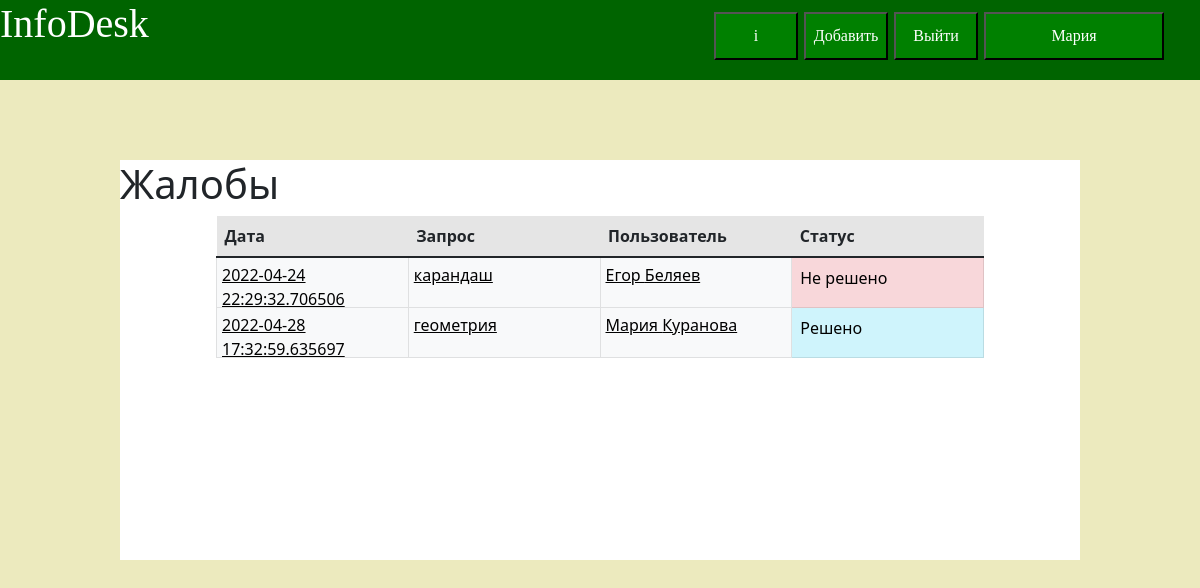
Screenshot of /complaints (signed in) with the database file from the repository.
### data/users.py (models this page shows, shortened)
class User(SqlAlchemyBase, UserMixin, SerializerMixin):
    __tablename__ = 'users'
    id = sqlalchemy.Column(sqlalchemy.Integer,
                           primary_key=True, autoincrement=True)
    surname = sqlalchemy.Column(sqlalchemy.String, nullable=False)
    name = sqlalchemy.Column(sqlalchemy.String, nullable=False)
    points = sqlalchemy.Column(sqlalchemy.Integer, default=0)
    email = sqlalchemy.Column(sqlalchemy.String, unique=True, nullable=False, index=True)
    __hashed_password = sqlalchemy.Column(sqlalchemy.String, nullable=False)
    modified_date = sqlalchemy.Column(sqlalchemy.DateTime,
                                      default=datetime.datetime.now)
    type_of_user = sqlalchemy.Column(sqlalchemy.Integer, default=0)
    information = orm.relation("Information", back_populates='user')
    comments = orm.relation("Comment", back_populates='user')
    queries = orm.relation('OldQueries', back_populates='user')
    tokens = orm.relation('APIToken', back_populates='user')

### data/complaints.py (models this page shows, shortened)
class Complaints(SqlAlchemyBase):
    __tablename__ = 'complaints'
    id = sqlalchemy.Column(sqlalchemy.Integer, primary_key=True, autoincrement=True)
    information_id = sqlalchemy.Column(sqlalchemy.Integer, sqlalchemy.ForeignKey('information.id'), nullable=False)
    user_id = sqlalchemy.Column(sqlalchemy.Integer, sqlalchemy.ForeignKey('users.id'), nullable=False)
    modified_date = sqlalchemy.Column(sqlalchemy.DateTime,
                                      default=datetime.datetime.now)
    text = sqlalchemy.Column(sqlalchemy.String, nullable=False)
    is_reading = sqlalchemy.Column(sqlalchemy.Boolean, default=False)
    information = orm.relation('Information')
    user = orm.relation('User')
    def get_complaints_text(self):
        return self.text
    def get_complaints_information(self):
        return {
            'text': self.get_complaints_text(),
            'user_name': self.user.name,
            'user_surname': self.user.surname,
            'modified_date': self.modified_date,
            'is_reading': self.is_reading,
            'main_word': self.information.get_main_word(),
            'id': self.id
            }

### data/words.py (models this page shows, shortened)
class Word(SqlAlchemyBase):
    __tablename__ = 'words'
    id = sqlalchemy.Column(sqlalchemy.Integer, primary_key=True, autoincrement=True)
    word = sqlalchemy.Column(sqlalchemy.String, nullable=False, unique=True)
    all_information = orm.relation("InformationByWord", back_populates='word')

### main.py (the view)
@app.route('/complaints')
def get_all_complaints():
    current_user = flask_login.current_user
    if not current_user.is_authenticated:
        return redirect('/login')
    db = db_session.create_session()
    if current_user.type_of_user != 2:
        db.close()
        abort(404)
    complaints_information = get_complaints_information(db)
    db.close()
    return render_template('all_complaints.html', complaints=complaints_information)

### data/db_session.py (called while the page is built)
def create_session() -> Session:
    global __factory
    return __factory()

### data/information.py (called while the page is built)
    def get_main_word(self):
        try:
            word = self.all_words[0].word.word
            return word
        except IndexError as e:
            self.is_blocked = True
            logger.log(id=self.id, error=e)
            return

### func/get_complaints.py (called while the page is built)
def get_complaints_information(db):
    res = [i.get_complaints_information() for i in db.query(Complaints).all()]
    res.sort(key=lambda x: x['is_reading'])
    return res

### main.py (called while the page is built)
@login_manager.user_loader
def load_user(user_id):
    db_sess = db_session.create_session()
    return db_sess.query(User).get(user_id)

### templates/all_complaints.html (shortened to what this page needs)
{% extends "headline.html" %}
{% block content %}
<html lang="ru">
<head>
</head>
<body>
<div class="content_block" style="font-display: 'Lobster', cursive; height: 50%;">
    <h1>Жалобы</h1>
    <div style="left: 10%; right: 10%; width: 80%; position: absolute;">
        <table class="table">
          <thead>
            <tr class="table-active">
              <th scope="col">Дата</th>
              <th scope="col">Запрос</th>
                <th scope="col">Пользователь</th>
                <th scope="col">Статус</th>
            </tr>
          </thead>
          <tbody>
        {% for i in complaints %}
         <tr>
                <td class="table-light"><a style="position: absolute;
        left: 0; right: 0;
        top: 0; bottom: 0;
        padding: 5px;
        color: black;" href="complaint/{{ i['id'] }}">{{ i['modified_date'] }}</a></td>
                <td class="table-light"><a style="position: absolute;
        left: 0; right: 0;
        top: 0; bottom: 0;
        padding: 5px;
        color: black;" href="complaint/{{ i['id'] }}">{{ i["main_word"] }}</a></td>
                <td class="table-light"><a style="position: absolute;
        left: 0; right: 0;
        top: 0; bottom: 0;
        padding: 5px;
        color: black;" href="complaint/{{ i['id'] }}">{{ i["user_name"] }} {{ i["user_surname"] }}</a></td>
             {% if not i['is_reading'] %}
             <td class="table-danger">Не решено</td>
        {% else %}
             <td class="table-info">Решено</td>
        {% endif %}
            </tr>
        {% endfor %}
          </tbody>
        </table>
    </div>
</div>
</body>
</html>
{% endblock %}

### templates/headline.html (shortened to what this page needs)
<!DOCTYPE html>
<html lang="ru">
<head>
    <link rel="stylesheet"
          href="../static/css/bootstrap.min.css">
    <link href="../static/fonts/Lobster-Regular.ttf" rel="stylesheet">
    <link href="../static/css/styles.css" rel="stylesheet">
</head>
<body>
<div class="block">
    <a style="text-decoration: none" href="/">
        <div><h1 style="color: white" class="font_block_lobster">InfoDesk</h1></div>
    </a>
    {% if current_user.is_authenticated %}
    <a href="/my-office"><button class="register_button" style="color: white">{{ current_user.name }}</button></a>
    <a href="/logout"><button class="login_block_button" style="color: white">Выйти</button></a>
    <a href="/add-new/Новая"><button class="login_block_button" style="left: 67%; color: white;">Добавить</button></a>
    <a href="/site"><button class="login_block_button" style="color: white; wight: 50px; left: 59.5%;">i</button></a>
    {% endif %}
</div>
<main role="main" class="container">
    {% block content %}{% endblock %}
</main>
</body>
</html>

### static/css/styles.css (style rules this page uses)
.block { position: fixed; width: 100%; height: 80px; background-color: #006400; z-index: 6; }
.content_block { position: absolute; height: 150%; z-index: 2; left: 10%; right: 10%; bottom: 10%; top: 160px; background-color: white; }
.font_block_lobster { font-family: 'Lobster', cursive; }
.login_block_button { font-family: 'Lobster', cursive; position: absolute; width: 7%; height: 60%; background-color: #008000; left: 74.5%; top: 15%; }
.register_button { font-family: 'Lobster', cursive; position: absolute; width: 15%; height: 60%; background-color: #008000; left: 82%; top: 15%; }

### templates/all_complaints.html (style rules this page uses)
table { table-layout: fixed; width: 100%; }
td { border: 1px solid #333; padding: 5px; position: relative; height: 50px; }

### rows the page displays
User: name "Мария", user_name "Мария", user_surname "Куранова"
Complaints: modified_date "2022-04-24 22:29:32.706506"
Word: main_word "карандаш"
User: user_name "Егор", user_surname "Беляев"
Complaints: modified_date "2022-04-28 17:32:59.635697"
Word: main_word "геометрия"
